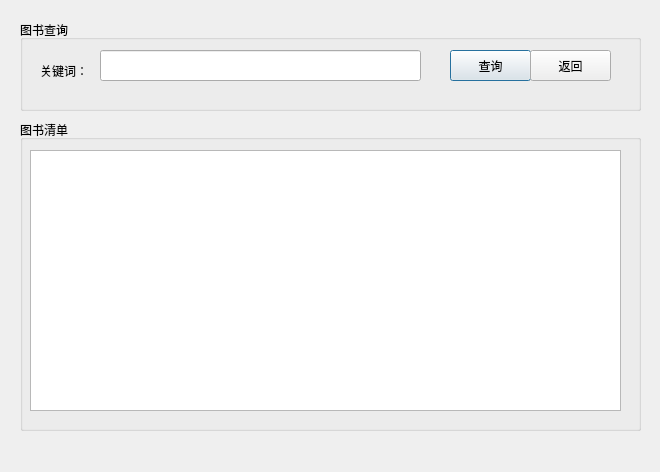
<?xml version="1.0" encoding="UTF-8"?>
<ui version="4.0">
 <class>book_Dialog</class>
 <widget class="QDialog" name="book_Dialog">
  <property name="geometry">
   <rect>
    <x>0</x>
    <y>0</y>
    <width>660</width>
    <height>472</height>
   </rect>
  </property>
  <property name="windowTitle">
   <string>图书检索</string>
  </property>
  <widget class="QGroupBox" name="book_group">
   <property name="enabled">
    <bool>true</bool>
   </property>
   <property name="geometry">
    <rect>
     <x>20</x>
     <y>120</y>
     <width>621</width>
     <height>311</height>
    </rect>
   </property>
   <property name="title">
    <string>图书清单</string>
   </property>
   <widget class="QTreeView" name="borrowedbookview">
    <property name="geometry">
     <rect>
      <x>10</x>
      <y>30</y>
      <width>591</width>
      <height>261</height>
     </rect>
    </property>
    <property name="font">
     <font>
      <pointsize>13</pointsize>
     </font>
    </property>
    <property name="contextMenuPolicy">
     <enum>Qt::NoContextMenu</enum>
    </property>
    <property name="editTriggers">
     <set>QAbstractItemView::NoEditTriggers</set>
    </property>
    <property name="alternatingRowColors">
     <bool>true</bool>
    </property>
    <property name="rootIsDecorated">
     <bool>false</bool>
    </property>
    <property name="allColumnsShowFocus">
     <bool>false</bool>
    </property>
    <property name="headerHidden">
     <bool>true</bool>
    </property>
    <attribute name="headerVisible">
     <bool>false</bool>
    </attribute>
    <attribute name="headerCascadingSectionResizes">
     <bool>false</bool>
    </attribute>
    <attribute name="headerDefaultSectionSize">
     <number>180</number>
    </attribute>
    <attribute name="headerMinimumSectionSize">
     <number>30</number>
    </attribute>
   </widget>
  </widget>
  <widget class="QGroupBox" name="groupBox">
   <property name="geometry">
    <rect>
     <x>20</x>
     <y>20</y>
     <width>621</width>
     <height>91</height>
    </rect>
   </property>
   <property name="title">
    <string>图书查询</string>
   </property>
   <widget class="QPushButton" name="search_Button">
    <property name="geometry">
     <rect>
      <x>430</x>
      <y>30</y>
      <width>81</width>
      <height>31</height>
     </rect>
    </property>
    <property name="text">
     <string>查询</string>
    </property>
   </widget>
   <widget class="QPushButton" name="return_Button">
    <property name="geometry">
     <rect>
      <x>510</x>
      <y>30</y>
      <width>81</width>
      <height>31</height>
     </rect>
    </property>
    <property name="text">
     <string>返回</string>
    </property>
   </widget>
   <widget class="QLineEdit" name="keyword_edit">
    <property name="geometry">
     <rect>
      <x>80</x>
      <y>30</y>
      <width>321</width>
      <height>31</height>
     </rect>
    </property>
   </widget>
   <widget class="QLabel" name="label">
    <property name="geometry">
     <rect>
      <x>20</x>
      <y>40</y>
      <width>54</width>
      <height>21</height>
     </rect>
    </property>
    <property name="text">
     <string>关键词：</string>
    </property>
   </widget>
  </widget>
 </widget>
 <resources/>
 <connections/>
</ui>
